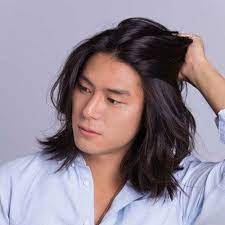
#> input picture data/initial_imgs/long_hairstyles/hairstyle0.jpg, 225 x 225 px; its folder holds only this picture in this run
$ python resize_images.py
#> lines starting #> are read from the running program, lines starting #| are printed output that depends on the picture
'''
This file is for preparing the images for preprocessing which will later be used in the unet model
'''

import glob
import os
from PIL import Image

# Define the target size for resizing
target_size = (256, 256)

# Load the Input Images
initial_img_dir = os.path.join(os.getcwd(), 'data/initial_imgs')
img_dataset = sorted(glob.glob(os.path.join(initial_img_dir, "*/*.jpg")))

#  Create a directory to save resized images
output_folder = os.path.join(os.getcwd(), 'data/resized_imgs')
os.makedirs(output_folder, exist_ok=True)

# Loop through each image and perform resizing
for img_path in img_dataset:
    # Load the image
    img = Image.open(img_path)
#> img is the input picture: PIL image 225x225 RGB; mean R, G, B 148.7, 136.2, 148.2

    # Resize the image
    resized_img = img.resize(target_size)
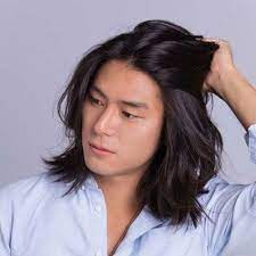
#> resized_img: PIL image 256x256 RGB; mean R, G, B 148.7, 136.2, 148.2

    # Extract the relative path from the initial_img_dir
    relative_path = os.path.relpath(img_path, initial_img_dir)

    # Create the corresponding path in the resized_img_dir
    resized_img_path = os.path.join(output_folder, relative_path)

    # Create the directory structure if it doesn't exist
    os.makedirs(os.path.dirname(resized_img_path), exist_ok=True)

    # Save the resized image in the new directory
    resized_img.save(resized_img_path)

    print(f"Resized and saved: {resized_img_path}")
#> pass 2 of the loop `for img_path in img_dataset:`:
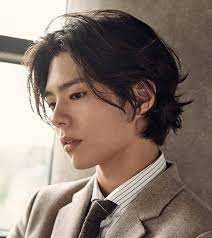
#> input picture data/initial_imgs/medium_hairstyles/hairstyle0.jpg, 212 x 238 px
#> img is the input picture: PIL image 212x238 RGB; mean R, G, B 138.1, 121.7, 112.7
#> `resized_img = img.resize(target_size)`:
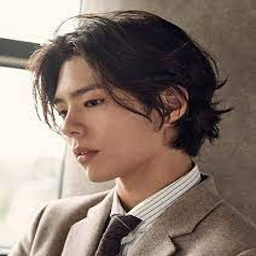
#> resized_img: PIL image 256x256 RGB; mean R, G, B 138.1, 121.7, 112.7
